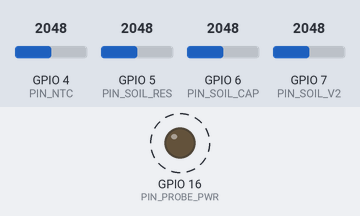
Simulated run of this sketch. Board: ESP32-S3. On the bench: output pins drawn as LEDs (lit = HIGH). Dashed ring = blinking. The test bench sets the inputs (shaded band); at power-on: GPIO 4 (PIN_NTC) = 2048, GPIO 5 (PIN_SOIL_RES) = 2048, GPIO 6 (PIN_SOIL_CAP) = 2048, GPIO 7 (PIN_SOIL_V2) = 2048 (analog values on the 0–4095 scale). What the sketch prints to the serial monitor is not drawn.

Above: at 1.2 s.
1.3 s: GPIO 4 (PIN_NTC) set to 67
4.3 s: GPIO 4 (PIN_NTC) set to 59
Timing chart, 0 to 13.3 s (numbered marks = the images above; inputs shaded):
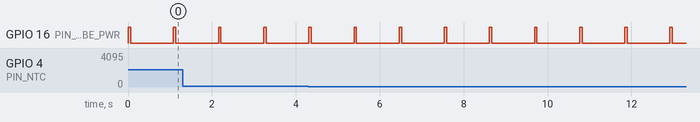

The sketch:

Lab03_Analog_Test.ino
```cpp
// TGR2026 Track 1 Lab Sheet · Lab 3
// ทดสอบเซ็นเซอร์ analog ผ่าน Serial / Serial Plotter
// ออกแบบเนื้อหาโดย Dr. Natthakorn Kasamsumran
// บอร์ด: ESP32S3 Dev Module, Flash 16MB, PSRAM: OPI PSRAM

// ---------------- ขา ----------------
const int PIN_NTC       = 4;
const int PIN_SOIL_RES  = 5;
const int PIN_SOIL_CAP  = 6;
const int PIN_SOIL_V2   = 7;
const int PIN_PROBE_PWR = 16;

// ---------------- ค่าคงที่ของวงจร (วัดจริงแล้วแก้) ----------------
const float VCC_MV  = 3300.0;   // แรงดันขา 3V3 ที่วัดได้จริง (mV)
const float R_FIXED = 10000.0;  // ตัวต้านทานคู่กับ NTC (วัดจริงด้วยมัลติมิเตอร์)
const float R0_NTC  = 10000.0;  // ความต้านทาน NTC ที่ 25 °C
const float B_NTC   = 3950.0;   // ค่า Beta (datasheet; ถ้าไม่รู้ใช้ 3950)
const float T0_K    = 298.15;   // 25 °C ในหน่วยเคลวิน

// ---------------- ค่า calibration (ได้จากขั้นที่ 4) ----------------
int RES_DRY_MV = 3200, RES_WET_MV = 1300;
int CAP_DRY_MV = 2500, CAP_WET_MV = 1100;
int V2_DRY_MV  = 2500, V2_WET_MV  = 1100;

// อ่าน n ครั้ง แล้วคืนค่ากลาง (median)
int readMilliVoltsMedian(int pin, int n = 15) {
  int v[31];
  n = constrain(n, 1, 31);
  for (int i = 0; i < n; i++) {
    v[i] = analogReadMilliVolts(pin);
    delayMicroseconds(300);
  }
  for (int i = 1; i < n; i++) {           // insertion sort
    int key = v[i], j = i - 1;
    while (j >= 0 && v[j] > key) { v[j + 1] = v[j]; j--; }
    v[j + 1] = key;
  }
  return v[n / 2];
}

// แปลง mV ของ NTC (NTC อยู่ฝั่ง GND) เป็น °C ด้วยสมการ Beta
float ntcCelsius(int mv) {
  if (mv < 50 || mv > VCC_MV - 50) return NAN;   // สายหลุดหรือช็อต
  float r = R_FIXED * mv / (VCC_MV - mv);
  float invT = 1.0 / T0_K + log(r / R0_NTC) / B_NTC;
  return 1.0 / invT - 273.15;
}

// แปลง mV เป็น % จากจุด calibrate 2 จุด (ใช้ได้ทั้งเซ็นเซอร์ที่ค่าขึ้นหรือลงเมื่อเปียก)
float toPercent(int mv, int dryMv, int wetMv) {
  if (dryMv == wetMv) return NAN;
  float p = 100.0 * (mv - dryMv) / (float)(wetMv - dryMv);
  return constrain(p, 0.0, 100.0);
}

// อ่าน probe resistive โดยเปิดไฟเฉพาะตอนอ่าน
int readResistiveMv() {
  digitalWrite(PIN_PROBE_PWR, HIGH);
  delay(50);                               // รอให้แรงดันนิ่ง
  int mv = readMilliVoltsMedian(PIN_SOIL_RES);
  digitalWrite(PIN_PROBE_PWR, LOW);
  return mv;
}

void setup() {
  Serial.begin(115200);
  analogReadResolution(12);
  pinMode(PIN_PROBE_PWR, OUTPUT);
  digitalWrite(PIN_PROBE_PWR, LOW);
}

void loop() {
  int ntcMv = readMilliVoltsMedian(PIN_NTC);
  int resMv = readResistiveMv();
  int capMv = readMilliVoltsMedian(PIN_SOIL_CAP);
  int v2Mv  = readMilliVoltsMedian(PIN_SOIL_V2);

  // รูปแบบ name:value คั่นด้วยจุลภาค ใช้กับ Tools → Serial Plotter ได้ทันที
  Serial.printf("ntc_mv:%d,temp_c:%.1f,res_mv:%d,res_pct:%.0f,cap_mv:%d,cap_pct:%.0f,v2_mv:%d\n",
                ntcMv, ntcCelsius(ntcMv),
                resMv, toPercent(resMv, RES_DRY_MV, RES_WET_MV),
                capMv, toPercent(capMv, CAP_DRY_MV, CAP_WET_MV),
                v2Mv);
  delay(1000);
}
```

Measured:
- by itself, GPIO 16 (PIN_PROBE_PWR): alternates HIGH for 0.06 s and LOW for 1.0 s
